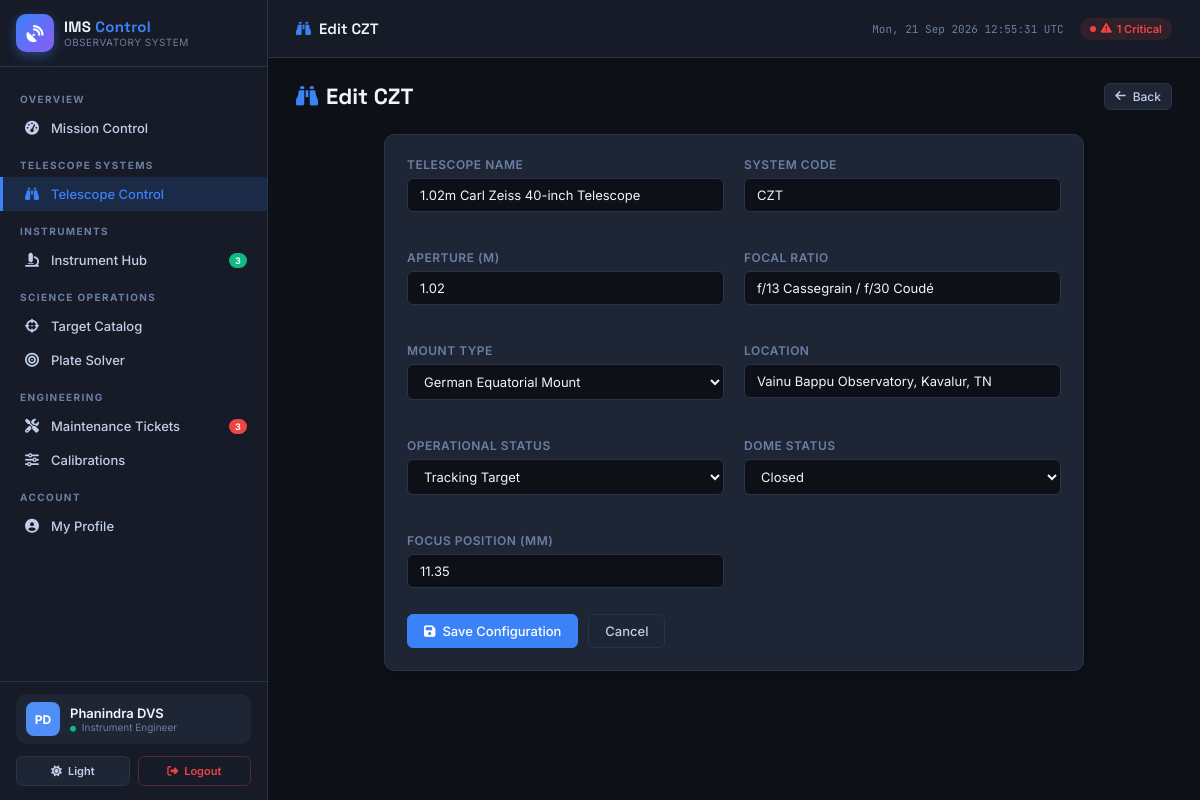
The app's page /telescopes/5/edit/ (signed in), older data.
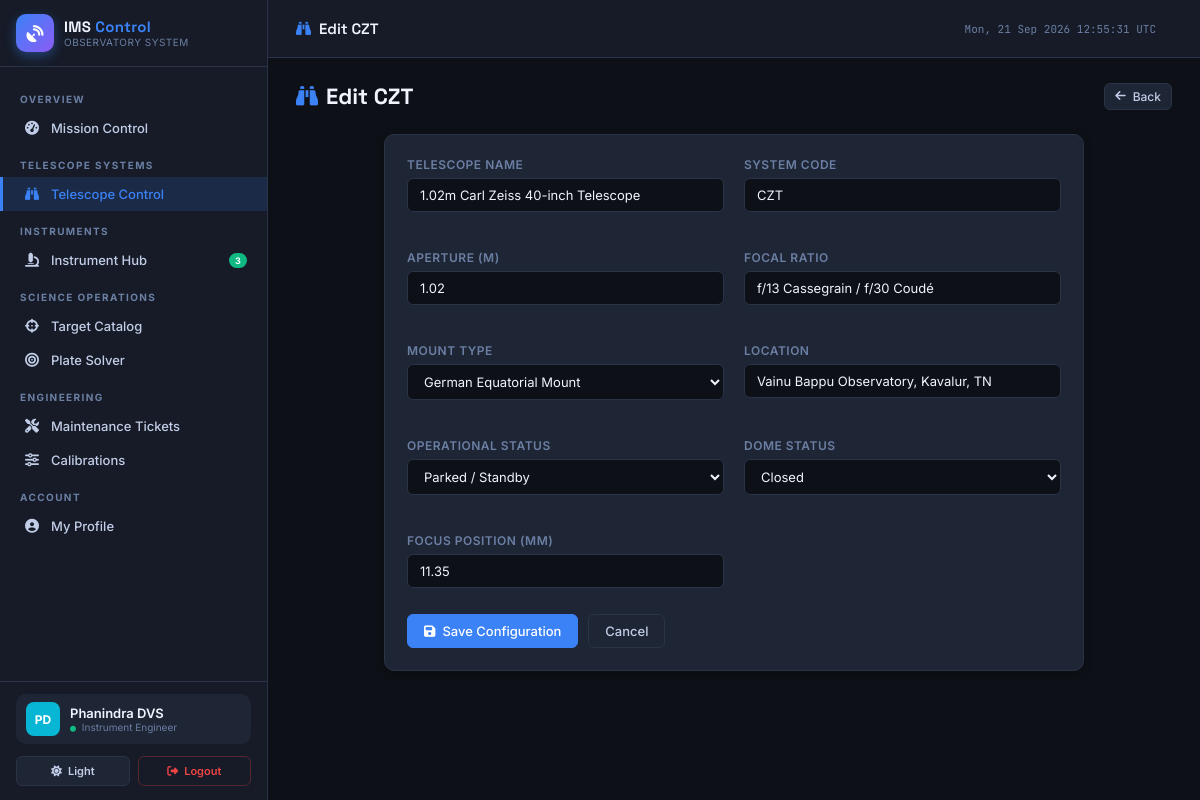
The same page, newer data.
### telescopes/models.py (models this page shows, shortened)
class Telescope(models.Model):
    STATUS_ONLINE = 'online'
    STATUS_SLEWING = 'slewing'
    STATUS_TRACKING = 'tracking'
    STATUS_IDLE = 'idle'
    STATUS_MAINTENANCE = 'maintenance'
    STATUS_FAULT = 'fault'
    STATUS_CHOICES = [
        (STATUS_ONLINE, 'Online / Ready'),
        (STATUS_SLEWING, 'Slewing Target'),
        (STATUS_TRACKING, 'Tracking Target'),
        (STATUS_IDLE, 'Parked / Standby'),
        (STATUS_MAINTENANCE, 'Maintenance Mode'),
        (STATUS_FAULT, 'System Fault'),
    ]
    MOUNT_CHOICES = [
        ('alt_az', 'Alt-Azimuth Mount'),
        ('german_eq', 'German Equatorial Mount'),
        ('fork_eq', 'Fork Equatorial Mount'),
    ]
    DOME_CHOICES = [
        ('closed', 'Closed'),
        ('open', 'Open'),
        ('parkov', 'Parked'),
        ('rotating', 'Rotating / Slewing'),
    ]
    name = models.CharField(max_length=150, help_text="Official name of the observatory telescope.")
    code = models.CharField(max_length=20, unique=True, help_text="Short system code identifier.")
    aperture = models.FloatField(help_text="Primary mirror aperture diameter in meters.")
    focal_ratio = models.CharField(max_length=10, default="f/9", help_text="Focal ratio (e.g., f/9, f/11).")
    mount_type = models.CharField(max_length=20, choices=MOUNT_CHOICES, default='alt_az')
    location = models.CharField(max_length=100, default="IIA Observatory Site")
    status = models.CharField(max_length=20, choices=STATUS_CHOICES, default=STATUS_IDLE)
    right_ascension = models.CharField(max_length=30, default="00h 00m 00.0s")
    declination = models.CharField(max_length=30, default="+00° 00' 00.0\"")
    epoch = models.CharField(max_length=10, default="J2000")
    focus_position = models.FloatField(default=12.50, help_text="Focuser position in mm.")
    dome_status = models.CharField(max_length=20, choices=DOME_CHOICES, default='closed')
    dome_azimuth = models.FloatField(default=0.0, help_text="Dome azimuth angle in degrees.")
    primary_mirror_temp = models.FloatField(default=5.2, help_text="Mirror temperature in °C.")
    ambient_temp = models.FloatField(default=2.1, help_text="Ambient dome air temperature in °C.")
    humidity = models.FloatField(default=35.0, help_text="Relative humidity percentage.")
    created_at = models.DateTimeField(auto_now_add=True)
    updated_at = models.DateTimeField(auto_now=True)
    class Meta:
        verbose_name = "Telescope"
        verbose_name_plural = "Telescopes"
        ordering = ["code"]

### telescopes/views.py (the view)
# urls.py: path('<int:pk>/edit/', views.telescope_edit_view, name='telescope_edit'),
@login_required
def telescope_edit_view(request, pk):
    telescope = get_object_or_404(Telescope, pk=pk)
    if not request.user.can_access_telescope(telescope):
        messages.error(request, "Access Denied: You are not authorized to modify this telescope.")
        return redirect('telescopes:telescope_list')
    if request.method == 'POST':
        form = TelescopeForm(request.POST, instance=telescope)
        if form.is_valid():
            telescope = form.save()
            messages.success(request, f"Telescope settings for {telescope.code} updated.")
            return redirect('telescopes:telescope_detail', pk=telescope.pk)
    else:
        form = TelescopeForm(instance=telescope)
    return render(request, 'telescopes/telescope_form.html', {'form': form, 'action': f'Edit {telescope.code}'})

### telescopes/forms.py
class TelescopeForm(forms.ModelForm):
    class Meta:
        model = Telescope
        fields = ['name', 'code', 'aperture', 'focal_ratio', 'mount_type', 'location', 'status', 'dome_status', 'focus_position']
        widgets = {
            'name': forms.TextInput(attrs={'class': 'form-control'}),
            'code': forms.TextInput(attrs={'class': 'form-control'}),
            'aperture': forms.NumberInput(attrs={'class': 'form-control', 'step': '0.1'}),
            'focal_ratio': forms.TextInput(attrs={'class': 'form-control'}),
            'mount_type': forms.Select(attrs={'class': 'form-select'}),
            'location': forms.TextInput(attrs={'class': 'form-control'}),
            'status': forms.Select(attrs={'class': 'form-select'}),
            'dome_status': forms.Select(attrs={'class': 'form-select'}),
            'focus_position': forms.NumberInput(attrs={'class': 'form-control', 'step': '0.01'}),
        }

### accounts/models.py (called while the page is built)
    @property
    def is_admin(self):
        return self.role == self.ROLE_ADMIN or self.is_superuser

    @property
    def is_engineer(self):
        return self.role == self.ROLE_ENGINEER or self.is_admin

### templates/telescopes/telescope_form.html (shortened to what this page needs)
{% extends 'base.html' %}
{% block nav_telescopes %}active{% endblock %}
{% block topbar_title %}<i class="fas fa-binoculars" style="color:var(--accent);margin-right:8px;"></i>{{ action }}{% endblock %}
{% block content %}
<div class="page-header">
    <div>
        <h1 class="page-title"><i class="fas fa-binoculars"></i>{{ action }}</h1>
    </div>
    <a href="{% url 'telescopes:telescope_list' %}" class="btn btn-secondary btn-sm"><i class="fas fa-arrow-left"></i> Back</a>
</div>
<div class="card" style="max-width:700px;margin:0 auto;">
    <form method="post">
        <div class="grid grid-2">
            <div class="form-group">
                <label class="form-label">Telescope Name</label>
                {{ form.name }}
            </div>
            <div class="form-group">
                <label class="form-label">System Code</label>
                {{ form.code }}
            </div>
            <div class="form-group">
                <label class="form-label">Aperture (m)</label>
                {{ form.aperture }}
            </div>
            <div class="form-group">
                <label class="form-label">Focal Ratio</label>
                {{ form.focal_ratio }}
            </div>
            <div class="form-group">
                <label class="form-label">Mount Type</label>
                {{ form.mount_type }}
            </div>
            <div class="form-group">
                <label class="form-label">Location</label>
                {{ form.location }}
            </div>
            <div class="form-group">
                <label class="form-label">Operational Status</label>
                {{ form.status }}
            </div>
            <div class="form-group">
                <label class="form-label">Dome Status</label>
                {{ form.dome_status }}
            </div>
            <div class="form-group">
                <label class="form-label">Focus Position (mm)</label>
                {{ form.focus_position }}
            </div>
        </div>
        <div style="display:flex;gap:10px;margin-top:8px;">
            <button type="submit" class="btn btn-primary"><i class="fas fa-save"></i> Save Configuration</button>
            <a href="{% url 'telescopes:telescope_list' %}" class="btn btn-secondary">Cancel</a>
        </div>
    </form>
</div>
{% endblock %}

### templates/base.html (shortened to what the changed rows need)
<!DOCTYPE html>
<html lang="en" data-theme="{% if user.is_authenticated %}{{ user.theme_preference|default:'dark' }}{% else %}dark{% endif %}">
<head>
    {% load static %}
    <link rel="stylesheet" href="https://cdnjs.cloudflare.com/ajax/libs/font-awesome/6.5.0/css/all.min.css">
</head>
<body>
<nav class="sidebar">
    <nav class="sidebar-nav">
        <a href="{% url 'maintenance:ticket_list' %}" class="nav-item {% block nav_tickets %}{% endblock %}">
            <i class="fas fa-screwdriver-wrench"></i> Maintenance Tickets
            {% if open_tickets %}<span class="nav-badge {% if critical_tickets %}{% else %}yellow{% endif %}">{{ open_tickets }}</span>{% endif %}
        </a>
    </nav>
</nav>
<div class="main-content">
    <header class="topbar">
        <div class="topbar-actions">
            {% if critical_tickets %}
            <span class="status-pill fault"><i class="fas fa-triangle-exclamation"></i> {{ critical_tickets }} Critical</span>
            {% endif %}
        </div>
    </header>
    <main class="page-body">
        {% block content %}{% endblock %}
    </main>
</div>
</body>
</html>

Row changes from the older to the newer data that the page shows:
changed User "Phanindra DVS": avatar_color "#4f8ef7" → "#06b6d4" (drawn)
changed Telescope "1.02m Carl Zeiss 40-inch Telescope": status "Tracking Target" → "Parked / Standby"
Text that changed along with them:
{{ open_tickets }}: "3" → (not shown)
{{ critical_tickets }}: "1" → (not shown)
text no longer shown: "Critical"
